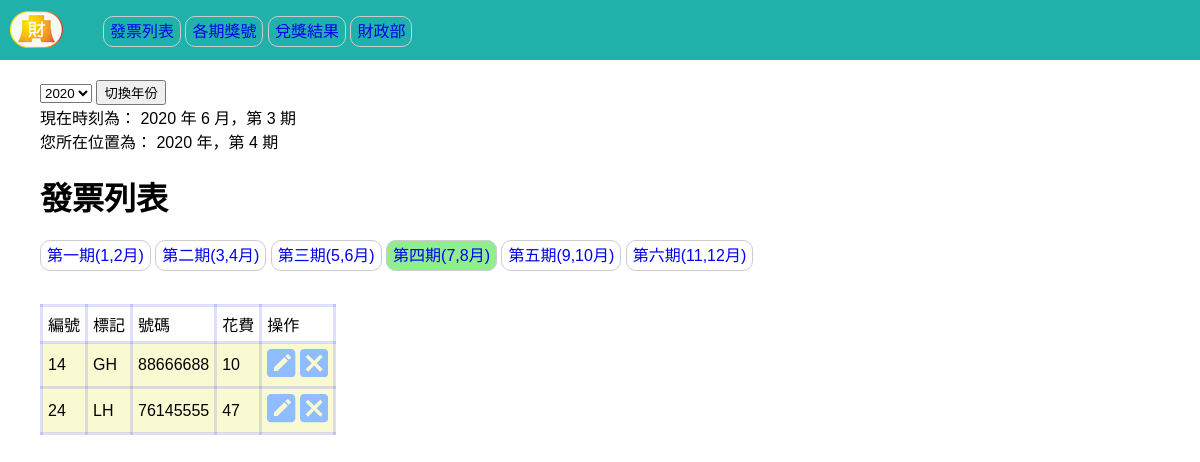
The page /list.php?period=4&year=2020 on the database its author committed.
### tables this page shows
CREATE TABLE `invoice` (
  `id` int(10) UNSIGNED NOT NULL,
  `code` varchar(2) NOT NULL,
  `number` varchar(8) NOT NULL,
  `period` tinyint(1) UNSIGNED NOT NULL COMMENT '只有分六期，所以不用太多位元，選TinyINT即可。',
  `expend` int(10) UNSIGNED NOT NULL,
  `year` varchar(4) NOT NULL COMMENT '若要紀錄完整日期，就用DATE。'
);

### common/base.php (called while the page is built, shortened)
<?php
$dsn="mysql:host=localhost;charset=utf8;dbname=invoice";
$pdo=new PDO($dsn,'root',"");
function all($table,...$arg){
    global $pdo;
    $sql="select * from $table ";
    if(isset($arg[0]) && is_array($arg[0])){
        $tmp=[];
        foreach($arg[0] as $key => $value){
            $tmp[]=sprintf("`%s`='%s'",$key,$value);
        }
        $sql=$sql." where " . implode(" && ",$tmp);
    }
    return $pdo->query($sql)->fetchAll();
}
?>

### list.php (the view, shortened to what this page needs)
<?php include "./common/base.php"; ?>
<!DOCTYPE html>
<html lang="en">
<head>
  <link rel="stylesheet" href="./css/style.css">
</head>
<body>
  <?php include "./include/header.php";
  $year=date("Y");
  if(isset($_GET['year'])){
    $year=$_GET['year'];
  }
  $month=date("n");
  $period=round(($month/2),0);
  if(isset($_GET["period"])){
    $period=$_GET["period"];
  }
  ?>
<form class="yearswitch" action="list.php?period=<?=$period;?>&year=<?=$year;?>">
  <select name="year">
    <option value="2020" <?=($year==2020)?"selected":null;?>>2020</option>
  </select>
  <input type="submit" value="切換年份">
</form>
  <?php
  echo "<p class='note'>現在時刻為： ".date("Y")." 年 ".$month." 月，第&nbsp;".(round(($month/2),0))."&nbsp;期</p>";
  echo "<p class='note'>您所在位置為： ".$year." 年，第&nbsp;".$period."&nbsp;期</p>";
  ?>
  <h1>發票列表</h1>
  <ul class="nav">
    <li><a href="list.php?period=1&year=<?=$year;?>" style="background:<?=($period==1)?"lightgreen":"white";?>;">第一期(1,2月)</a></li>
    <li><a href="list.php?period=2&year=<?=$year;?>" style="background:<?=($period==2)?"lightgreen":"white";?>;">第二期(3,4月)</a></li>
    <li><a href="list.php?period=3&year=<?=$year;?>" style="background:<?=($period==3)?"lightgreen":"white";?>;">第三期(5,6月)</a></li>
    <li><a href="list.php?period=4&year=<?=$year;?>" style="background:<?=($period==4)?"lightgreen":"white";?>;">第四期(7,8月)</a></li>
    <li><a href="list.php?period=5&year=<?=$year;?>" style="background:<?=($period==5)?"lightgreen":"white";?>;">第五期(9,10月)</a></li>
    <li><a href="list.php?period=6&year=<?=$year;?>" style="background:<?=($period==6)?"lightgreen":"white";?>;">第六期(11,12月)</a></li>
  </ul>
  <?php
    $rows=all('invoice',['period'=>$period,'year'=>$year]);
  ?>
  <table>
    <tr>
      <td>編號</td>
      <td>標記</td>
      <td>號碼</td>
      <td>花費</td>
      <td>操作</td>
    </tr>
  <?php
  foreach ($rows as $row) {
  ?>
  <tr>
      <td><?=$row['id'];?></td>
      <td><?=$row['code'];?></td>
      <td><?=$row['number'];?></td>
      <td><?=$row['expend'];?></td>
      <td>
        <label for="edit"><a href="edit_invoice.php?id=<?=$row['id'];?>">
          </a></label>
        <label for="delete"><a href="delete_invoice.php?period=<?=$period;?>&year=<?=$year;?>&id=<?=$row['id'];?>">
        </a></label>
      </td>
  </tr>
  <?php
  }
  ?>
</table>
</body>
</html>

### css/style.css (style rules this page uses)
* { box-sizing: border-box; margin: 0px; font-family: 'Noto Sans TC', sans-serif; }
.header ul,.nav { list-style-type: none; }
li { margin: 18px 0px; display: inline-block; }
.header a.hd, .nav a { border: 1px solid #CCC; border-radius: 10px; box-sizing: border-box; padding: 6px; }
table { border-collapse: collapse; border: 1px solid #0000ff20; margin: 20px 40px; }
table td { border-collapse: collapse; border: 3px solid #0000ff20; padding: 5px; }
table tr.first, tr:nth-of-type(2), tr:nth-of-type(3), tr:nth-of-type(4), tr:nth-of-type(5), tr:nth-of-type(6), tr:nth-of-type(7) { background: lightgoldenrodyellow; }
a { text-decoration: none; }
h1 { margin: 20px 40px 5px 40px; }
.note { margin: 0px 40px 0px 40px; }
.yearswitch, .period_item { margin: 0px 0px 0px 40px; font-size: 1rem; }

### rows shown on the page
invoice: id "14", code "GH", number "88666688", expend "10"
invoice: id "24", code "LH", number "76145555", expend "47"

### other values the page prints
$year "2020"
$period "4"
